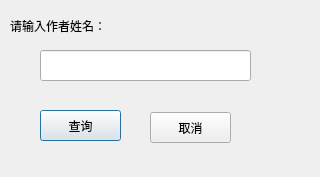
<?xml version="1.0" encoding="UTF-8"?>
<ui version="4.0">
 <class>BookSearchByAuthor</class>
 <widget class="QDialog" name="BookSearchByAuthor">
  <property name="geometry">
   <rect>
    <x>0</x>
    <y>0</y>
    <width>320</width>
    <height>177</height>
   </rect>
  </property>
  <property name="windowTitle">
   <string>Dialog</string>
  </property>
  <widget class="QLabel" name="label">
   <property name="geometry">
    <rect>
     <x>10</x>
     <y>10</y>
     <width>151</width>
     <height>31</height>
    </rect>
   </property>
   <property name="styleSheet">
    <string notr="true">font: 75 12pt &quot;Agency FB&quot;;</string>
   </property>
   <property name="text">
    <string>请输入作者姓名：</string>
   </property>
  </widget>
  <widget class="QLineEdit" name="lineEdit">
   <property name="geometry">
    <rect>
     <x>40</x>
     <y>50</y>
     <width>211</width>
     <height>31</height>
    </rect>
   </property>
  </widget>
  <widget class="QPushButton" name="pushButton">
   <property name="geometry">
    <rect>
     <x>40</x>
     <y>110</y>
     <width>81</width>
     <height>31</height>
    </rect>
   </property>
   <property name="text">
    <string>查询</string>
   </property>
  </widget>
  <widget class="QPushButton" name="pushButton_2">
   <property name="geometry">
    <rect>
     <x>150</x>
     <y>112</y>
     <width>81</width>
     <height>31</height>
    </rect>
   </property>
   <property name="text">
    <string>取消</string>
   </property>
  </widget>
 </widget>
 <resources/>
 <connections/>
</ui>
